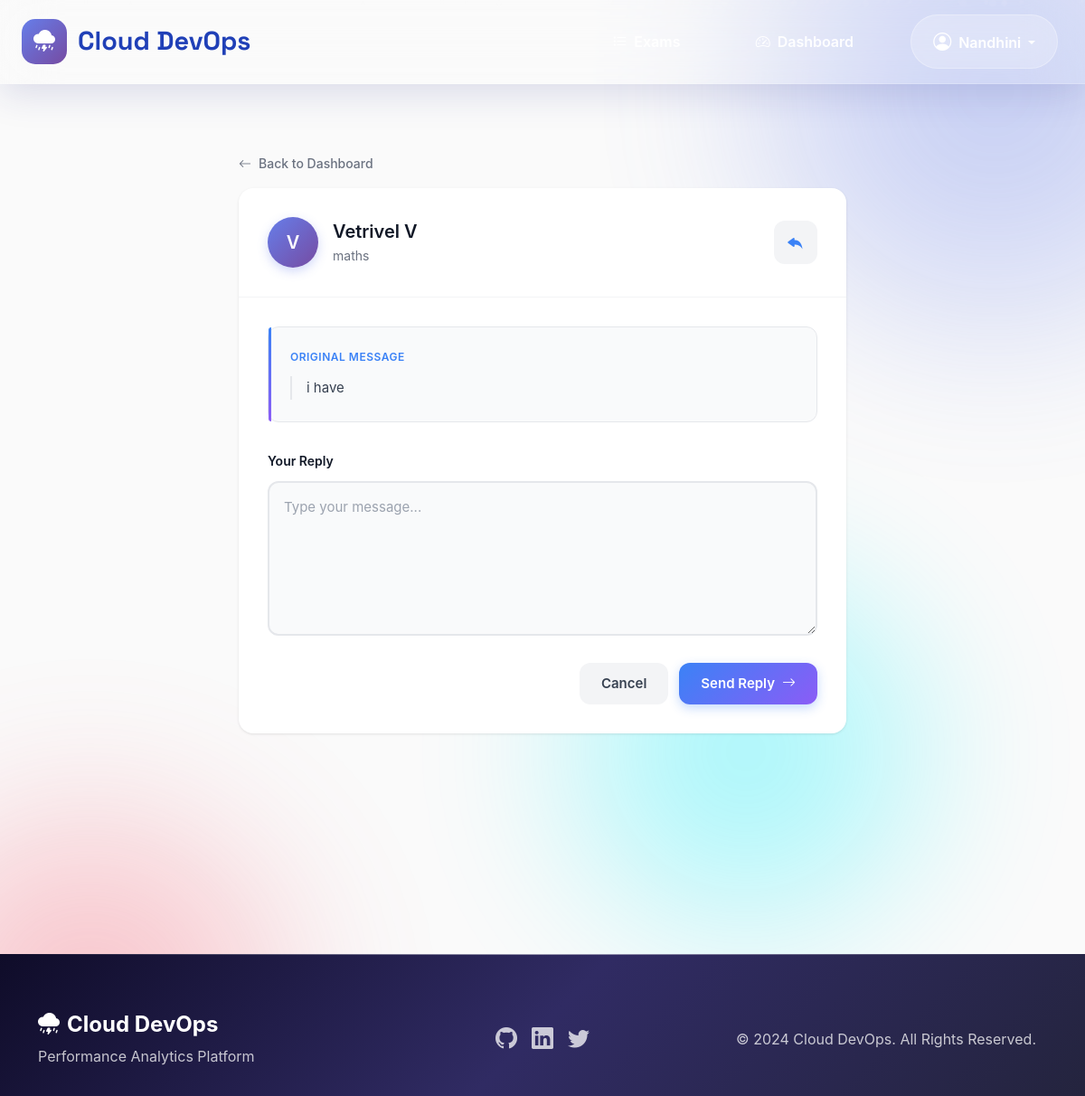
/reply/3/ (signed in), run on the app's committed database.
### exams/models.py (models this page shows, shortened)
class TeacherMessage(models.Model):
    sender = models.ForeignKey(User, on_delete=models.CASCADE, related_name='sent_messages')
    teacher = models.ForeignKey(User, on_delete=models.CASCADE, related_name='received_messages')
    subject = models.CharField(max_length=200)
    message = models.TextField()
    created_at = models.DateTimeField(auto_now_add=True)
    is_read = models.BooleanField(default=False)
    parent = models.ForeignKey(
        'self', null=True, blank=True,
        on_delete=models.CASCADE,
        related_name='child_messages'  # <-- changed to avoid clash
    )

### exams/views.py (the view, shortened to what this page needs)
# urls.py: path('reply/<int:message_id>/', views.reply_to_student, name='reply_to_student'),
@login_required
def reply_to_student(request, message_id):
    if request.user.profile.user_type != 'teacher':
        return redirect('home')
    msg = get_object_or_404(TeacherMessage, id=message_id, teacher=request.user)
    return render(request, 'exams/reply_to_student.html', {"msg": msg})

### exams/templates/exams/reply_to_student.html (shortened to what this page needs)
{% extends 'base.html' %}
{% load static %}
{% block content %}
<div class="container my-5">
    <div class="row justify-content-center">
        <div class="col-lg-8">
            <div class="mb-3">
                <a href="{% url 'student_dashboard' %}" class="back-link">
                    <i class="bi bi-arrow-left me-2"></i>Back to Dashboard
                </a>
            </div>
            <div class="message-card">
                <div class="message-header">
                    <div class="header-content">
                        <div class="avatar-circle">
                            {{ msg.sender.get_full_name.0|default:msg.sender.username.0|upper }}
                        </div>
                        <div class="header-text">
                            <h4 class="sender-name">{{ msg.sender.get_full_name|default:msg.sender.username }}</h4>
                            <p class="subject-line">{{ msg.subject }}</p>
                        </div>
                    </div>
                    <div class="reply-badge">
                        <i class="bi bi-reply-fill"></i>
                    </div>
                </div>
                <div class="card-content">
                    <div class="original-message">
                        <div class="message-label">Original Message</div>
                        <div class="message-text">{{ msg.message }}</div>
                    </div>
                    <form method="POST" class="reply-form">
                        <div class="form-group">
                            <label for="replyTextarea" class="form-label">
                                Your Reply
                            </label>
                            <div class="textarea-wrapper">
                                <textarea
                                    id="replyTextarea"
                                    name="reply"
                                    rows="6"
                                    class="reply-textarea"
                                    placeholder="Type your message..."
                                    required></textarea>
                            </div>
                        </div>
                        <div class="action-buttons">
                            <a href="{% url 'student_dashboard' %}" class="btn-secondary">
                                Cancel
                            </a>
                            <button type="submit" class="btn-primary">
                                <span>Send Reply</span>
                                <i class="bi bi-arrow-right ms-2"></i>
                            </button>
                        </div>
                    </form>
                </div>
            </div>
        </div>
    </div>
</div>
{% endblock %}

### exams/templates/base.html (shortened to what this page needs)
{% load static %}
<!DOCTYPE html>
<html lang="en">
<head>
    <link href="https://cdn.jsdelivr.net/npm/bootstrap@5.3.3/dist/css/bootstrap.min.css" rel="stylesheet">
    <link href="https://cdn.jsdelivr.net/npm/bootstrap-icons@1.11.3/font/bootstrap-icons.css" rel="stylesheet">
    <link rel="stylesheet" href="https://cdn.jsdelivr.net/npm/aos@2.3.4/dist/aos.css">
</head>
<body>
    <div class="gradient-orb orb-1"></div>
    <div class="gradient-orb orb-2"></div>
    <div class="gradient-orb orb-3"></div>
    <div id="particles"></div>
    <nav class="navbar navbar-expand-lg navbar-glass" id="navbar">
        <div class="container-fluid px-4">
            <a class="navbar-brand d-flex align-items-center" href="{% url 'home' %}">
                <div class="brand-icon">
                    <i class="bi bi-cloud-lightning-rain-fill"></i>
                </div>
                <span>Cloud DevOps</span>
            </a>
            <div class="collapse navbar-collapse" id="mainNav">
                <ul class="navbar-nav ms-auto align-items-center">
                    {% if user.is_authenticated %}
                        <li class="nav-item mx-2">
                            <a class="nav-link" href="{% url 'exam_list' %}">
                                <i class="bi bi-list-task me-2"></i>Exams
                            </a>
                        </li>
                        {% if user.profile.user_type == 'teacher' %}
                            <li class="nav-item mx-2">
                                <a class="nav-link" href="{% url 'teacher_dashboard' %}">
                                    <i class="bi bi-speedometer2 me-2"></i>Dashboard
                                </a>
                            </li>
                        {% else %}
                            <li class="nav-item mx-2">
                                <a class="nav-link" href="{% url 'student_dashboard' %}">
                                    <i class="bi bi-speedometer2 me-2"></i>Dashboard
                                </a>
                            </li>
                        {% endif %}
                        <li class="nav-item dropdown ms-3">
                            <a class="nav-link dropdown-toggle user-dropdown" href="#"
                               data-bs-toggle="dropdown">
                                <i class="bi bi-person-circle fs-5 me-2"></i>{{ user.username }}
                            </a>
                        </li>
                    {% endif %}
                </ul>
            </div>
        </div>
    </nav>
    <main class="main-content">
        <div class="container px-4 px-lg-5">
            {% block content %}{% endblock %}
        </div>
    </main>
    <footer class="footer-modern text-white text-center">
        <div class="container">
            <div class="row align-items-center">
                <div class="col-md-4 mb-4 mb-md-0 text-md-start">
                    <h4 class="fw-bold mb-2">
                        <i class="bi bi-cloud-lightning-rain-fill me-2"></i>Cloud DevOps
                    </h4>
                    <p class="opacity-75 mb-0">Performance Analytics Platform</p>
                </div>
                <div class="col-md-4 mb-4 mb-md-0">
                    <div class="d-flex gap-3 justify-content-center">
                        <a href="#" class="text-white opacity-75" style="text-decoration: none; transition: opacity 0.3s;" onmouseover="this.style.opacity='1'" onmouseout="this.style.opacity='0.75'">
                            <i class="bi bi-github fs-4"></i>
                        </a>
                        <a href="#" class="text-white opacity-75" style="text-decoration: none; transition: opacity 0.3s;" onmouseover="this.style.opacity='1'" onmouseout="this.style.opacity='0.75'">
                            <i class="bi bi-linkedin fs-4"></i>
                        </a>
                        <a href="#" class="text-white opacity-75" style="text-decoration: none; transition: opacity 0.3s;" onmouseover="this.style.opacity='1'" onmouseout="this.style.opacity='0.75'">
                            <i class="bi bi-twitter fs-4"></i>
                        </a>
                    </div>
                </div>
                <div class="col-md-4">
                    <p class="mb-0 opacity-75">&copy; 2024 Cloud DevOps. All Rights Reserved.</p>
                </div>
            </div>
        </div>
    </footer>
</body>
</html>

### exams/templates/base.html (style rules this page uses)
:root { --primary-gradient: linear-gradient(135deg, #667eea 0%, #764ba2 100%); --secondary-gradient: linear-gradient(135deg, #f093fb 0%, #f5576c 100%); --success-gradient: linear-gradient(135deg, #4facfe 0%, #00f2fe 100%); --info-gradient: linear-gradient(135deg, #43e97b 0%, #38f9d7 100%); --warning-gradient: linear-gradient(135deg, #fa709a 0%, #fee140 100%); --dark-gradient: linear-gradient(135deg, #1e3c72 0%, #2a5298 100%); --glass: rgba(255,255,255,0.1); --glass-border: rgba(255,255,255,0.2); --shadow-lg: 0 20px 60px rgba(0,0,0,0.15); --shadow-xl: 0 30px 80px rgba(0,0,0,0.2); }
* { margin: 0; padding: 0; box-sizing: border-box; }
body { font-family: 'Inter', -apple-system, BlinkMacSystemFont, sans-serif; background: linear-gradient(135deg, #f5f7fa 0%, #c3cfe2 100%); min-height: 100vh; overflow-x: hidden; position: relative; }
#particles { position: fixed; top: 0; left: 0; width: 100vw; height: 100vh; z-index: -1; pointer-events: none; overflow: hidden; }
.gradient-orb { position: fixed; border-radius: 50%; filter: blur(80px); opacity: 0.4; z-index: -1; animation: drift 20s ease-in-out infinite; }
.orb-1 { width: 600px; height: 600px; background: radial-gradient(circle, #667eea, transparent); top: -200px; right: -200px; animation-delay: 0s; }
.orb-2 { width: 500px; height: 500px; background: radial-gradient(circle, #f5576c, transparent); bottom: -150px; left: -150px; animation-delay: 5s; }
.orb-3 { width: 450px; height: 450px; background: radial-gradient(circle, #00f2fe, transparent); top: 50%; left: 50%; animation-delay: 10s; }
.navbar-glass { position: fixed !important; top: 0 !important; left: 0 !important; right: 0 !important; z-index: 9999 !important; backdrop-filter: blur(30px) !important; background: rgba(255,255,255,0.1) !important; border-bottom: 1px solid rgba(255,255,255,0.2) !important; box-shadow: 0 10px 40px rgba(31,38,135,0.15) !important; padding: 1rem 0 !important; transition: all 0.4s ease !important; }
.navbar-brand { font-family: 'Space Grotesk', sans-serif !important; font-weight: 800 !important; font-size: 1.8rem !important; color: #2040b7 !important; transition: all 0.3s ease !important; }
.brand-icon { width: 50px; height: 50px; background: var(--primary-gradient); border-radius: 15px; display: flex; align-items: center; justify-content: center; margin-right: 0.75rem; transition: all 0.3s; }
.brand-icon i { font-size: 1.5rem; color: #fff; }
.nav-link { color: rgba(255,255,255,0.95) !important; padding: 0.85rem 1.75rem !important; border-radius: 100px !important; transition: all 0.4s cubic-bezier(0.175, 0.885, 0.32, 1.275) !important; font-weight: 600 !important; margin: 0 0.35rem !important; text-decoration: none !important; position: relative !important; overflow: hidden !important; }
.nav-link::before { content: ''; position: absolute; top: 0; left: -100%; width: 100%; height: 100%; background: var(--primary-gradient); transition: left 0.4s; z-index: -1; }
.user-dropdown { background: rgba(255,255,255,0.2) !important; backdrop-filter: blur(20px) !important; border: 1px solid rgba(255,255,255,0.3) !important; padding: 0.85rem 1.5rem !important; border-radius: 100px !important; color: #fff !important; font-weight: 600 !important; transition: all 0.3s !important; }
.main-content { padding-top: 120px !important; padding-bottom: 100px !important; position: relative; z-index: 1; min-height: calc(100vh - 200px); }
.footer-modern { background: linear-gradient(135deg, #0f0c29 0%, #302b63 50%, #24243e 100%) !important; margin-top: 6rem; padding: 4rem 0 2rem; position: relative; overflow: hidden; }
.footer-modern::before { content: ''; position: absolute; top: 0; left: 0; right: 0; height: 1px; background: linear-gradient(90deg, transparent, rgba(255,255,255,0.5), transparent); }

### data on the page
TeacherMessage: sender.get_full_name.0 "V", sender.get_full_name "Vetrivel V", subject "maths", message "i have"

### other printed values
{{ user.username }} "Nandhini"
